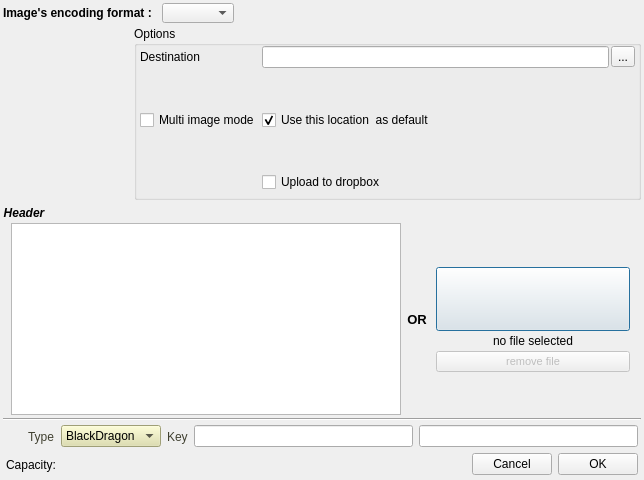
<?xml version="1.0" encoding="UTF-8"?>
<ui version="4.0">
 <class>OptionDialog</class>
 <widget class="QDialog" name="OptionDialog">
  <property name="geometry">
   <rect>
    <x>0</x>
    <y>0</y>
    <width>644</width>
    <height>480</height>
   </rect>
  </property>
  <property name="minimumSize">
   <size>
    <width>640</width>
    <height>480</height>
   </size>
  </property>
  <property name="windowTitle">
   <string>Option dialog</string>
  </property>
  <layout class="QGridLayout" name="mainGridLayout">
   <property name="leftMargin">
    <number>3</number>
   </property>
   <property name="topMargin">
    <number>3</number>
   </property>
   <property name="rightMargin">
    <number>3</number>
   </property>
   <property name="bottomMargin">
    <number>3</number>
   </property>
   <property name="spacing">
    <number>3</number>
   </property>
   <item row="2" column="0" colspan="2">
    <widget class="QWidget" name="dataWidget" native="true">
     <property name="minimumSize">
      <size>
       <width>0</width>
       <height>206</height>
      </size>
     </property>
     <property name="maximumSize">
      <size>
       <width>16777215</width>
       <height>16777215</height>
      </size>
     </property>
     <layout class="QGridLayout" name="gridLayout">
      <property name="leftMargin">
       <number>0</number>
      </property>
      <property name="topMargin">
       <number>0</number>
      </property>
      <property name="rightMargin">
       <number>0</number>
      </property>
      <property name="bottomMargin">
       <number>0</number>
      </property>
      <property name="spacing">
       <number>0</number>
      </property>
      <item row="0" column="1">
       <widget class="QWidget" name="dataSizeWidget" native="true">
        <layout class="QHBoxLayout" name="horizontalLayout_3">
         <property name="spacing">
          <number>3</number>
         </property>
         <property name="leftMargin">
          <number>0</number>
         </property>
         <property name="topMargin">
          <number>0</number>
         </property>
         <property name="rightMargin">
          <number>0</number>
         </property>
         <property name="bottomMargin">
          <number>0</number>
         </property>
         <item>
          <spacer name="dataSizeHorizontalSpacer">
           <property name="orientation">
            <enum>Qt::Horizontal</enum>
           </property>
           <property name="sizeHint" stdset="0">
            <size>
             <width>40</width>
             <height>20</height>
            </size>
           </property>
          </spacer>
         </item>
        </layout>
       </widget>
      </item>
      <item row="1" column="0" colspan="2">
       <widget class="QWidget" name="msgWidget" native="true">
        <layout class="QHBoxLayout" name="horizontalLayout_4">
         <property name="leftMargin">
          <number>0</number>
         </property>
         <property name="topMargin">
          <number>0</number>
         </property>
         <property name="rightMargin">
          <number>0</number>
         </property>
         <property name="bottomMargin">
          <number>0</number>
         </property>
         <item>
          <spacer name="horizontalSpacerLeft">
           <property name="orientation">
            <enum>Qt::Horizontal</enum>
           </property>
           <property name="sizeHint" stdset="0">
            <size>
             <width>40</width>
             <height>20</height>
            </size>
           </property>
          </spacer>
         </item>
         <item>
          <widget class="QTextEdit" name="msgTextEdit">
           <property name="enabled">
            <bool>true</bool>
           </property>
           <property name="minimumSize">
            <size>
             <width>390</width>
             <height>0</height>
            </size>
           </property>
           <property name="autoFillBackground">
            <bool>false</bool>
           </property>
          </widget>
         </item>
         <item>
          <widget class="QLabel" name="orLabel">
           <property name="minimumSize">
            <size>
             <width>20</width>
             <height>0</height>
            </size>
           </property>
           <property name="maximumSize">
            <size>
             <width>20</width>
             <height>16777215</height>
            </size>
           </property>
           <property name="font">
            <font>
             <pointsize>10</pointsize>
             <weight>75</weight>
             <bold>true</bold>
            </font>
           </property>
           <property name="text">
            <string>OR</string>
           </property>
           <property name="alignment">
            <set>Qt::AlignCenter</set>
           </property>
          </widget>
         </item>
         <item>
          <widget class="QWidget" name="fileWidget" native="true">
           <property name="minimumSize">
            <size>
             <width>200</width>
             <height>0</height>
            </size>
           </property>
           <property name="maximumSize">
            <size>
             <width>16777215</width>
             <height>16777215</height>
            </size>
           </property>
           <layout class="QVBoxLayout" name="verticalLayout">
            <property name="spacing">
             <number>3</number>
            </property>
            <property name="leftMargin">
             <number>3</number>
            </property>
            <property name="topMargin">
             <number>3</number>
            </property>
            <property name="rightMargin">
             <number>3</number>
            </property>
            <property name="bottomMargin">
             <number>3</number>
            </property>
            <item>
             <spacer name="verticalSpacer_3">
              <property name="orientation">
               <enum>Qt::Vertical</enum>
              </property>
              <property name="sizeHint" stdset="0">
               <size>
                <width>20</width>
                <height>40</height>
               </size>
              </property>
             </spacer>
            </item>
            <item>
             <widget class="QPushButton" name="fileButton">
              <property name="minimumSize">
               <size>
                <width>64</width>
                <height>64</height>
               </size>
              </property>
              <property name="text">
               <string/>
              </property>
              <property name="icon">
               <iconset resource="../img/hiddendragon.qrc">
                <normaloff>:/icons/file.svg</normaloff>:/icons/file.svg</iconset>
              </property>
              <property name="iconSize">
               <size>
                <width>82</width>
                <height>82</height>
               </size>
              </property>
              <property name="autoRepeat">
               <bool>false</bool>
              </property>
              <property name="flat">
               <bool>false</bool>
              </property>
             </widget>
            </item>
            <item>
             <widget class="QLabel" name="fileNameLabel">
              <property name="text">
               <string>no file selected</string>
              </property>
              <property name="alignment">
               <set>Qt::AlignCenter</set>
              </property>
             </widget>
            </item>
            <item>
             <widget class="QPushButton" name="fileRemoveButton">
              <property name="enabled">
               <bool>false</bool>
              </property>
              <property name="maximumSize">
               <size>
                <width>16777215</width>
                <height>22</height>
               </size>
              </property>
              <property name="font">
               <font>
                <pointsize>8</pointsize>
               </font>
              </property>
              <property name="text">
               <string>remove file</string>
              </property>
              <property name="icon">
               <iconset>
                <normaloff>:/menu/img/close.png</normaloff>:/menu/img/close.png</iconset>
              </property>
              <property name="iconSize">
               <size>
                <width>12</width>
                <height>12</height>
               </size>
              </property>
             </widget>
            </item>
            <item>
             <spacer name="fileDownVerticalSpacer">
              <property name="orientation">
               <enum>Qt::Vertical</enum>
              </property>
              <property name="sizeHint" stdset="0">
               <size>
                <width>20</width>
                <height>40</height>
               </size>
              </property>
             </spacer>
            </item>
           </layout>
          </widget>
         </item>
         <item>
          <spacer name="horizontalSpacerRight">
           <property name="orientation">
            <enum>Qt::Horizontal</enum>
           </property>
           <property name="sizeHint" stdset="0">
            <size>
             <width>40</width>
             <height>20</height>
            </size>
           </property>
          </spacer>
         </item>
        </layout>
       </widget>
      </item>
      <item row="0" column="0">
       <widget class="QLabel" name="msgLabel">
        <property name="font">
         <font>
          <weight>75</weight>
          <italic>true</italic>
          <bold>true</bold>
         </font>
        </property>
        <property name="text">
         <string>Header</string>
        </property>
        <property name="alignment">
         <set>Qt::AlignCenter</set>
        </property>
        <property name="margin">
         <number>0</number>
        </property>
        <property name="indent">
         <number>5</number>
        </property>
       </widget>
      </item>
     </layout>
    </widget>
   </item>
   <item row="5" column="0" colspan="2">
    <widget class="QWidget" name="cryptoWidget" native="true">
     <property name="enabled">
      <bool>true</bool>
     </property>
     <property name="minimumSize">
      <size>
       <width>0</width>
       <height>25</height>
      </size>
     </property>
     <property name="maximumSize">
      <size>
       <width>16777215</width>
       <height>25</height>
      </size>
     </property>
     <property name="mouseTracking">
      <bool>true</bool>
     </property>
     <layout class="QHBoxLayout" name="cryptoHorizontalLayout">
      <property name="leftMargin">
       <number>3</number>
      </property>
      <property name="topMargin">
       <number>0</number>
      </property>
      <property name="rightMargin">
       <number>3</number>
      </property>
      <property name="bottomMargin">
       <number>0</number>
      </property>
      <item>
       <widget class="QLabel" name="cryptoIcon">
        <property name="minimumSize">
         <size>
          <width>16</width>
          <height>16</height>
         </size>
        </property>
        <property name="maximumSize">
         <size>
          <width>16</width>
          <height>16</height>
         </size>
        </property>
        <property name="text">
         <string/>
        </property>
        <property name="pixmap">
         <pixmap>:/icons/img/crypto.png</pixmap>
        </property>
        <property name="scaledContents">
         <bool>true</bool>
        </property>
       </widget>
      </item>
      <item>
       <widget class="QLabel" name="cryptoTypeLabel">
        <property name="styleSheet">
         <string notr="true">color: rgb(64, 64, 48);</string>
        </property>
        <property name="text">
         <string>Type</string>
        </property>
       </widget>
      </item>
      <item>
       <widget class="QComboBox" name="cryptoComboBox">
        <property name="enabled">
         <bool>true</bool>
        </property>
        <property name="styleSheet">
         <string notr="true">background-color: rgb(222, 222, 166);</string>
        </property>
        <item>
         <property name="text">
          <string>BlackDragon</string>
         </property>
        </item>
       </widget>
      </item>
      <item>
       <widget class="QLabel" name="cryptoKeyLabel">
        <property name="styleSheet">
         <string notr="true">color: rgb(64, 64, 48);</string>
        </property>
        <property name="text">
         <string>Key</string>
        </property>
       </widget>
      </item>
      <item>
       <widget class="QLineEdit" name="cryptoPwd1LineEdit">
        <property name="enabled">
         <bool>true</bool>
        </property>
        <property name="toolTip">
         <string>key length must contains more than 6 characters.</string>
        </property>
        <property name="statusTip">
         <string>key length must contains more than 6 characters.</string>
        </property>
        <property name="whatsThis">
         <string>key length must contains more than 6 characters.</string>
        </property>
        <property name="echoMode">
         <enum>QLineEdit::Password</enum>
        </property>
       </widget>
      </item>
      <item>
       <widget class="QLineEdit" name="cryptoPwd2LineEdit">
        <property name="enabled">
         <bool>true</bool>
        </property>
        <property name="toolTip">
         <string>key length must contains more than 6 characters.</string>
        </property>
        <property name="statusTip">
         <string>key length must contains more than 6 characters.</string>
        </property>
        <property name="whatsThis">
         <string>key length must contains more than 6 characters.</string>
        </property>
        <property name="echoMode">
         <enum>QLineEdit::Password</enum>
        </property>
       </widget>
      </item>
     </layout>
    </widget>
   </item>
   <item row="0" column="0" colspan="2">
    <widget class="QWidget" name="imageFormatWidget" native="true">
     <property name="minimumSize">
      <size>
       <width>0</width>
       <height>20</height>
      </size>
     </property>
     <property name="maximumSize">
      <size>
       <width>16777215</width>
       <height>20</height>
      </size>
     </property>
     <layout class="QHBoxLayout" name="horizontalLayout">
      <property name="leftMargin">
       <number>0</number>
      </property>
      <property name="topMargin">
       <number>0</number>
      </property>
      <property name="rightMargin">
       <number>0</number>
      </property>
      <property name="bottomMargin">
       <number>0</number>
      </property>
      <item>
       <widget class="QLabel" name="imageFormatLabel">
        <property name="font">
         <font>
          <pointsize>9</pointsize>
          <weight>75</weight>
          <bold>true</bold>
         </font>
        </property>
        <property name="text">
         <string>Image's encoding format : </string>
        </property>
       </widget>
      </item>
      <item>
       <widget class="QComboBox" name="imageFormatComboBox"/>
      </item>
      <item>
       <widget class="QLabel" name="label_2">
        <property name="minimumSize">
         <size>
          <width>16</width>
          <height>16</height>
         </size>
        </property>
        <property name="maximumSize">
         <size>
          <width>16</width>
          <height>16</height>
         </size>
        </property>
        <property name="text">
         <string/>
        </property>
        <property name="pixmap">
         <pixmap>:/icons/img/imageformat.png</pixmap>
        </property>
        <property name="scaledContents">
         <bool>true</bool>
        </property>
       </widget>
      </item>
      <item>
       <spacer name="horizontalSpacer_2">
        <property name="orientation">
         <enum>Qt::Horizontal</enum>
        </property>
        <property name="sizeHint" stdset="0">
         <size>
          <width>40</width>
          <height>20</height>
         </size>
        </property>
       </spacer>
      </item>
     </layout>
    </widget>
   </item>
   <item row="1" column="1">
    <widget class="QGroupBox" name="optionsGroupBox">
     <property name="minimumSize">
      <size>
       <width>0</width>
       <height>80</height>
      </size>
     </property>
     <property name="maximumSize">
      <size>
       <width>16777215</width>
       <height>180</height>
      </size>
     </property>
     <property name="title">
      <string>Options</string>
     </property>
     <layout class="QVBoxLayout" name="optionsVerticalLayout">
      <property name="spacing">
       <number>0</number>
      </property>
      <property name="leftMargin">
       <number>3</number>
      </property>
      <property name="topMargin">
       <number>0</number>
      </property>
      <property name="rightMargin">
       <number>3</number>
      </property>
      <property name="bottomMargin">
       <number>0</number>
      </property>
      <item>
       <widget class="QWidget" name="outputWidget" native="true">
        <property name="minimumSize">
         <size>
          <width>0</width>
          <height>0</height>
         </size>
        </property>
        <property name="maximumSize">
         <size>
          <width>16777215</width>
          <height>160</height>
         </size>
        </property>
        <layout class="QGridLayout" name="gridLayout_3">
         <property name="leftMargin">
          <number>0</number>
         </property>
         <property name="topMargin">
          <number>0</number>
         </property>
         <property name="rightMargin">
          <number>0</number>
         </property>
         <property name="bottomMargin">
          <number>5</number>
         </property>
         <property name="spacing">
          <number>2</number>
         </property>
         <item row="0" column="2">
          <widget class="QToolButton" name="toolButton">
           <property name="text">
            <string>...</string>
           </property>
           <property name="icon">
            <iconset>
             <normaloff>:/menu/img/open.png</normaloff>:/menu/img/open.png</iconset>
           </property>
          </widget>
         </item>
         <item row="4" column="1">
          <widget class="QCheckBox" name="dropboxCheckBox">
           <property name="text">
            <string>Upload to dropbox</string>
           </property>
          </widget>
         </item>
         <item row="3" column="1">
          <widget class="QCheckBox" name="defaultCheckBox">
           <property name="sizePolicy">
            <sizepolicy hsizetype="Minimum" vsizetype="Expanding">
             <horstretch>0</horstretch>
             <verstretch>0</verstretch>
            </sizepolicy>
           </property>
           <property name="minimumSize">
            <size>
             <width>20</width>
             <height>20</height>
            </size>
           </property>
           <property name="text">
            <string>Use this location  as default</string>
           </property>
           <property name="checked">
            <bool>true</bool>
           </property>
          </widget>
         </item>
         <item row="0" column="1">
          <widget class="QLineEdit" name="destinationLineEdit">
           <property name="text">
            <string/>
           </property>
           <property name="readOnly">
            <bool>true</bool>
           </property>
          </widget>
         </item>
         <item row="0" column="0">
          <widget class="QLabel" name="destinationLabel">
           <property name="text">
            <string>Destination</string>
           </property>
          </widget>
         </item>
         <item row="3" column="0">
          <widget class="QCheckBox" name="multiImageBox">
           <property name="sizePolicy">
            <sizepolicy hsizetype="Minimum" vsizetype="Expanding">
             <horstretch>0</horstretch>
             <verstretch>0</verstretch>
            </sizepolicy>
           </property>
           <property name="text">
            <string>Multi image mode</string>
           </property>
          </widget>
         </item>
        </layout>
       </widget>
      </item>
     </layout>
    </widget>
   </item>
   <item row="7" column="0" colspan="2">
    <widget class="QWidget" name="buttonWidget" native="true">
     <property name="minimumSize">
      <size>
       <width>0</width>
       <height>25</height>
      </size>
     </property>
     <property name="maximumSize">
      <size>
       <width>16777215</width>
       <height>25</height>
      </size>
     </property>
     <layout class="QHBoxLayout" name="horizontalLayout_2">
      <property name="leftMargin">
       <number>3</number>
      </property>
      <property name="topMargin">
       <number>0</number>
      </property>
      <property name="rightMargin">
       <number>3</number>
      </property>
      <property name="bottomMargin">
       <number>0</number>
      </property>
      <item>
       <widget class="QLabel" name="capacityLabel">
        <property name="text">
         <string>Capacity:</string>
        </property>
       </widget>
      </item>
      <item>
       <widget class="QLabel" name="label">
        <property name="text">
         <string/>
        </property>
       </widget>
      </item>
      <item>
       <spacer name="buttonhorizontalSpacer">
        <property name="orientation">
         <enum>Qt::Horizontal</enum>
        </property>
        <property name="sizeHint" stdset="0">
         <size>
          <width>30</width>
          <height>20</height>
         </size>
        </property>
       </spacer>
      </item>
      <item>
       <widget class="QPushButton" name="cancelButton">
        <property name="text">
         <string>Cancel</string>
        </property>
        <property name="icon">
         <iconset>
          <normaloff>:/buttons/img/cancel.png</normaloff>:/buttons/img/cancel.png</iconset>
        </property>
       </widget>
      </item>
      <item>
       <widget class="QPushButton" name="okButton">
        <property name="text">
         <string>OK</string>
        </property>
        <property name="icon">
         <iconset>
          <normaloff>:/buttons/img/ok.png</normaloff>:/buttons/img/ok.png</iconset>
        </property>
       </widget>
      </item>
     </layout>
    </widget>
   </item>
   <item row="3" column="0" colspan="2">
    <widget class="Line" name="line">
     <property name="frameShadow">
      <enum>QFrame::Sunken</enum>
     </property>
     <property name="orientation">
      <enum>Qt::Horizontal</enum>
     </property>
    </widget>
   </item>
   <item row="1" column="0">
    <widget class="QLabel" name="iconLabel">
     <property name="minimumSize">
      <size>
       <width>128</width>
       <height>128</height>
      </size>
     </property>
     <property name="maximumSize">
      <size>
       <width>128</width>
       <height>128</height>
      </size>
     </property>
     <property name="text">
      <string/>
     </property>
     <property name="pixmap">
      <pixmap resource="../img/hiddendragon.qrc">:/icons/linuxzealot.png</pixmap>
     </property>
     <property name="scaledContents">
      <bool>true</bool>
     </property>
    </widget>
   </item>
  </layout>
  <zorder>imageFormatWidget</zorder>
  <zorder>iconLabel</zorder>
  <zorder>optionsGroupBox</zorder>
  <zorder>cryptoWidget</zorder>
  <zorder>buttonWidget</zorder>
  <zorder>dataWidget</zorder>
  <zorder>line</zorder>
 </widget>
 <resources>
  <include location="../img/hiddendragon.qrc"/>
 </resources>
 <connections>
  <connection>
   <sender>cancelButton</sender>
   <signal>pressed()</signal>
   <receiver>OptionDialog</receiver>
   <slot>reject()</slot>
   <hints>
    <hint type="sourcelabel">
     <x>419</x>
     <y>353</y>
    </hint>
    <hint type="destinationlabel">
     <x>274</x>
     <y>187</y>
    </hint>
   </hints>
  </connection>
 </connections>
</ui>
